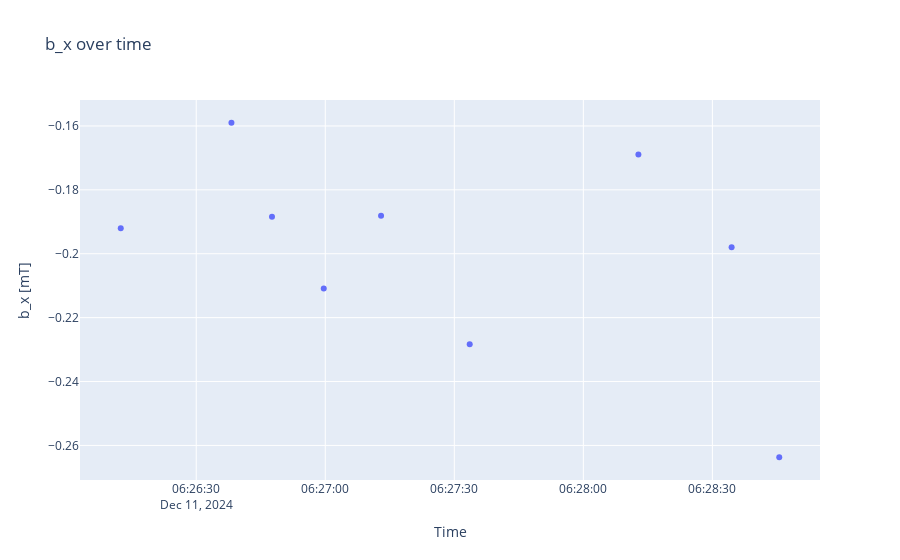

Notebook code cell kept with this figure:
### Code cell
index = np.array(range(len(bx7)))
measuredbx = go.Scatter(x=timestamps, y=bx7, mode='markers')
layoutbx = go.Layout(title='b_x over time')
figbx = go.Figure(data=[measuredbx], layout=layoutbx)
figbx.update_yaxes(scaleanchor='y')
figbx.update_layout(
    xaxis_title="Time",
    yaxis_title="b_x [mT]"
)
figbx.show()

### Figure 1 — Plotly figure (JSON) as saved in the notebook; plotly's stock layout.template omitted (floating-point values rounded to 4 significant figures)
{"data": [{"mode": "markers", "type": "scatter", "x": ["2024-12-11T06:26:12.448489", "2024-12-11T06:26:38.182827", "2024-12-11T06:26:47.612112", "2024-12-11T06:26:59.644345", "2024-12-11T06:27:12.966368", "2024-12-11T06:27:33.579053", "2024-12-11T06:28:12.800105", "2024-12-11T06:28:34.471110", "2024-12-11T06:28:45.546328"], "y": [-0.192, -0.159, -0.1884, -0.2109, -0.1881, -0.2283, -0.1689, -0.198, -0.2637]}], "layout": {"title": {"text": "b_x over time"}, "xaxis": {"title": {"text": "Time"}}, "yaxis": {"scaleanchor": "y", "title": {"text": "b_x [mT]"}}}}
